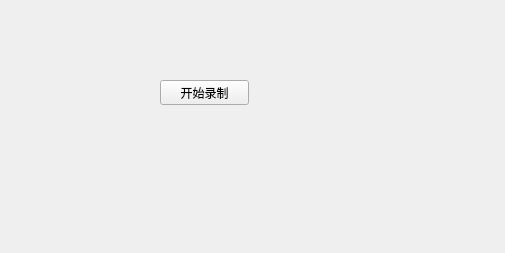
<?xml version="1.0" encoding="UTF-8"?>
<ui version="4.0">
 <class>Widget</class>
 <widget class="QWidget" name="Widget">
  <property name="geometry">
   <rect>
    <x>0</x>
    <y>0</y>
    <width>505</width>
    <height>253</height>
   </rect>
  </property>
  <property name="windowTitle">
   <string>Widget</string>
  </property>
  <widget class="QPushButton" name="btnStart">
   <property name="geometry">
    <rect>
     <x>160</x>
     <y>80</y>
     <width>89</width>
     <height>25</height>
    </rect>
   </property>
   <property name="text">
    <string>开始录制</string>
   </property>
  </widget>
 </widget>
 <resources/>
 <connections/>
</ui>
